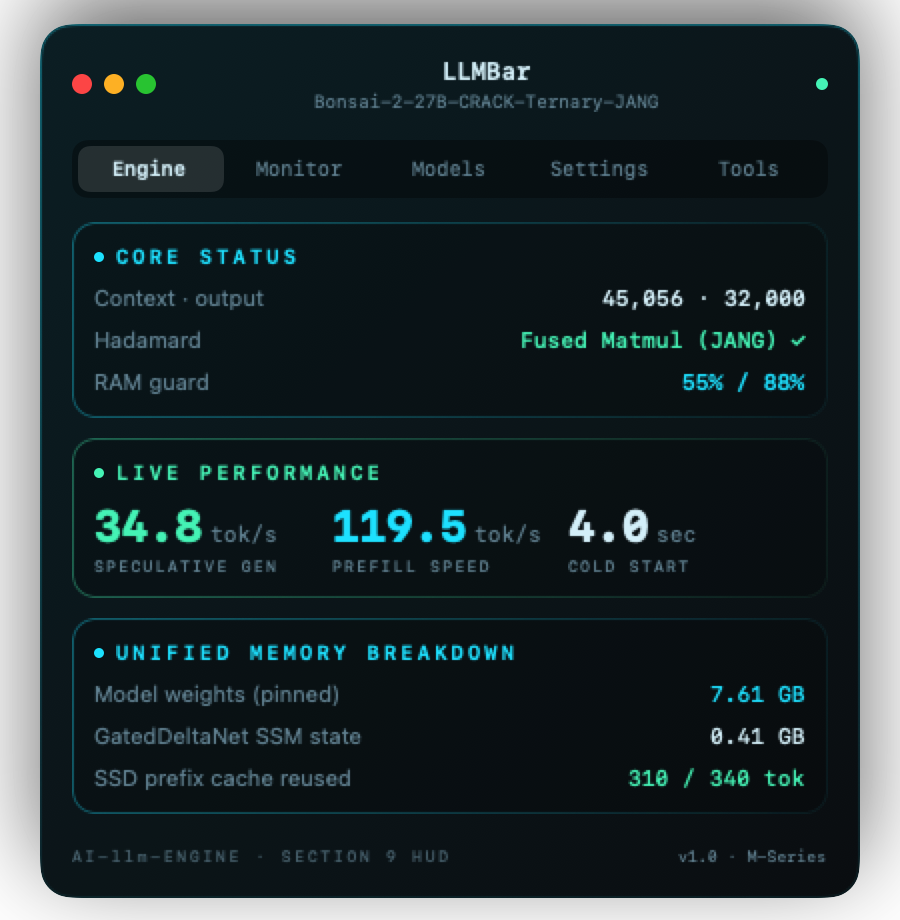
#> input picture docs/assets/screenshot-engine.png, 900 x 920 px
$ python make-tiles.py
#> lines starting #> are read from the running program, lines starting #| are printed output that depends on the picture
#!/usr/bin/env python3
"""Normalized README tiles from the screenshots.

The screenshots are different shapes, so side by side in the README they read as a pile rather than a set.
This puts every one of them on the same canvas at the same margin, so the row looks like one set, and trims
the dead field each one carries around its window. The canvas stays transparent: the window brings its own
shadow and the page shows through, in either GitHub theme.

    .venv/bin/python tools/make-tiles.py

Run it after regenerating any screenshot; it only reads docs/assets and writes docs/assets/tile-*.png.
"""
import os
import sys

from PIL import Image

ROOT = os.path.dirname(os.path.dirname(os.path.abspath(__file__)))
CANVAS = (1200, 900)              # 4:3, the shape the README grid is laid out in
MARGIN = 44
BACKGROUND = (0, 0, 0, 0)         # transparent: the window keeps its own shadow, the page shows through

TILES = [
    ("screenshot-engine.png", "tile-engine.png"),
    ("screenshot-editor-ide.png", "tile-editor.png"),
    ("screenshot-voice.png", "tile-voice.png"),
    ("screenshot-models.png", "tile-models.png"),
    ("screenshot-browser.png", "tile-browser.png"),
]


FLOOR = 80                        # alpha above this is the window, below it is the shadow fading out
HALO = 0.03                       # of the window's longest side: how much of that shadow to keep


def trim(im):
    """Finds the window inside a screenshot and keeps a little of its shadow.

    The screenshots carry a soft shadow that fades almost to nothing but still covers the whole canvas, so
    trimming at "any alpha at all" keeps the entire dead field around the window — which is what made the
    tiles look like small pictures swimming in black. This looks for pixels that really belong to the
    window, then grows the box by a fraction of its size so the shadow is not cut off flat.
    """
    a = im.getchannel("A") if im.mode == "RGBA" else im.convert("L")
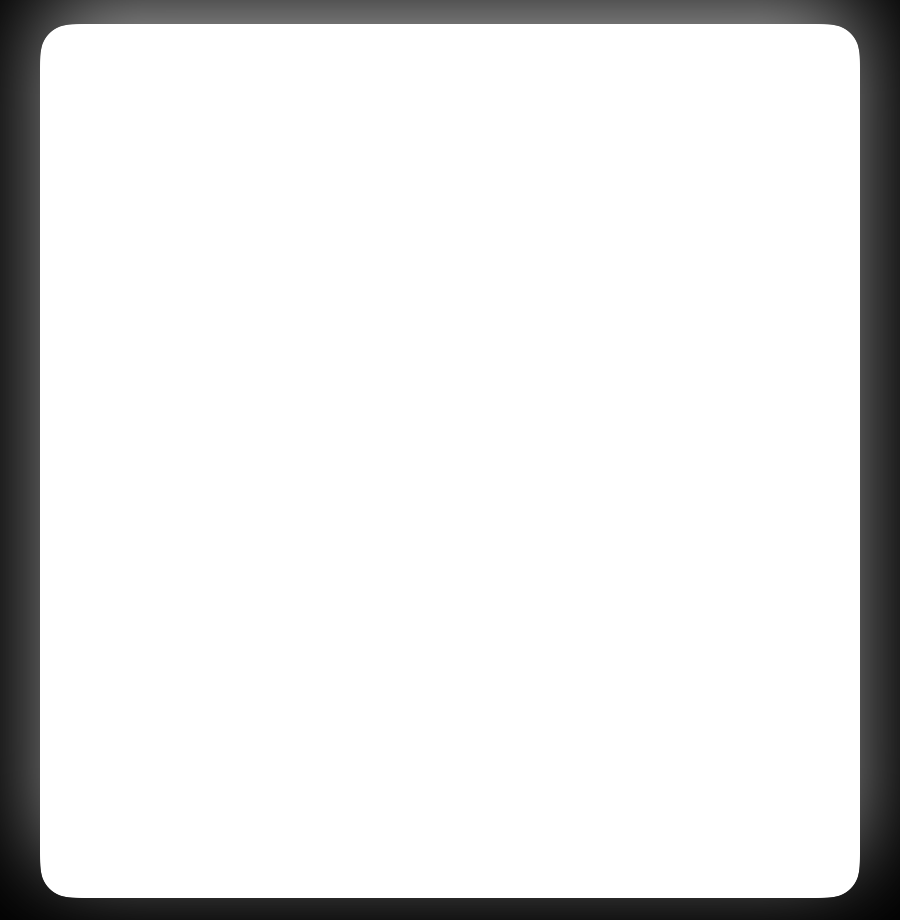
#> a: PIL image 900x920 L; min 4, max 255, mean 227.5
    box = a.point(lambda v: 255 if v > FLOOR else 0).getbbox()
#> box = (40, 0, 860, 898)
    if not box:
        return im
    pad = round(HALO * max(box[2] - box[0], box[3] - box[1]))
#> pad = 27
    return im.crop((max(0, box[0] - pad), max(0, box[1] - pad),
                    min(im.width, box[2] + pad), min(im.height, box[3] + pad)))
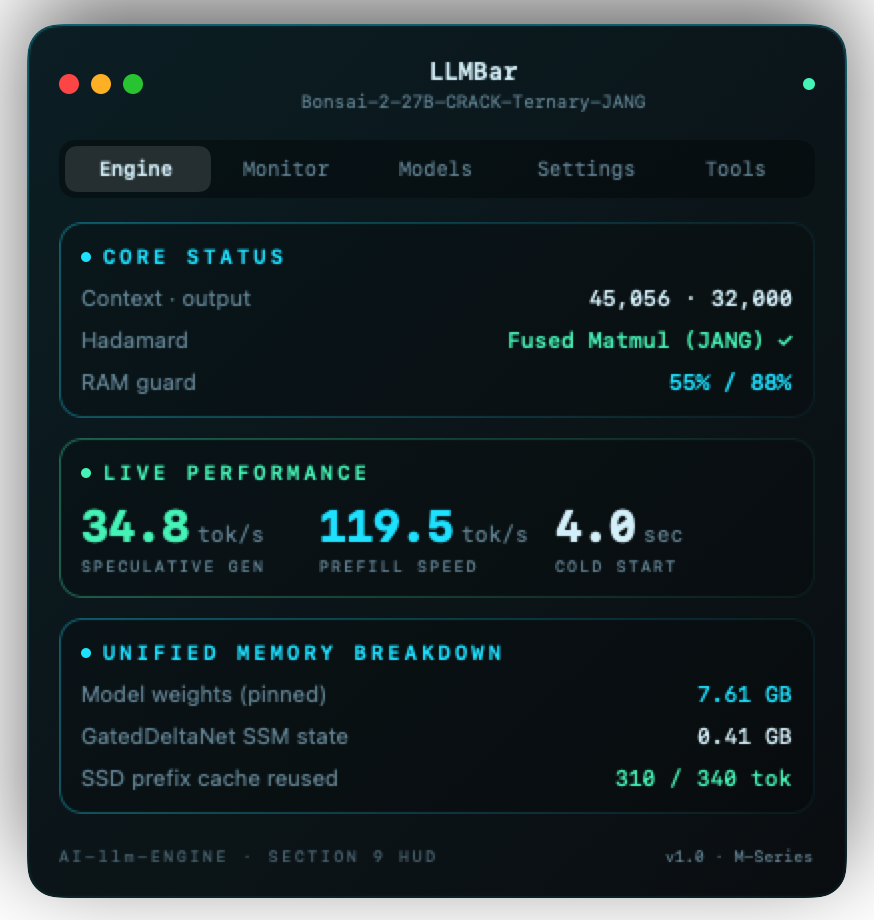
#> returned value: PIL image 874x920 RGBA; mean R, G, B, A 11.9, 23.7, 26.7, 233.3; transparent parts drawn white


def tile(src, dst):
    im = trim(Image.open(src).convert("RGBA"))
    room = (CANVAS[0] - 2 * MARGIN, CANVAS[1] - 2 * MARGIN)
    scale = min(room[0] / im.width, room[1] / im.height)
#> scale = 0.883
    im = im.resize((max(1, round(im.width * scale)), max(1, round(im.height * scale))), Image.LANCZOS)
    out = Image.new("RGBA", CANVAS, BACKGROUND)
#> out: PIL image 1200x900 RGBA; every value is 0
    out.paste(im, ((CANVAS[0] - im.width) // 2, (CANVAS[1] - im.height) // 2), im)
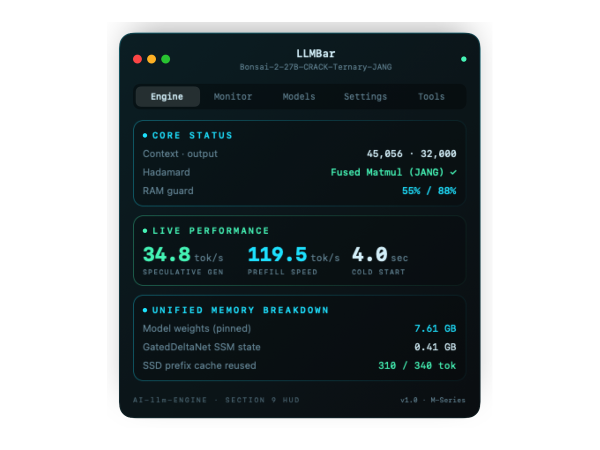
#> out: PIL image 1200x900 RGBA (shown at 1/2 size); mean R, G, B, A 6.9, 13.8, 15.5, 132.5; transparent parts drawn white
    out.save(dst)
    return im.size


def main():
    assets = os.path.join(ROOT, "docs", "assets")
    for src, dst in TILES:
        s = os.path.join(assets, src)
        if not os.path.exists(s):
            print(f"missing: {src}", file=sys.stderr)
            return 1
        w, h = tile(s, os.path.join(assets, dst))
        print(f"{dst}: {CANVAS[0]}x{CANVAS[1]} (content {w}x{h})")
#| tile-engine.png: 1200x900 (content 771x812)
#> pass 2 of the loop in main, `for src, dst in TILES:`:
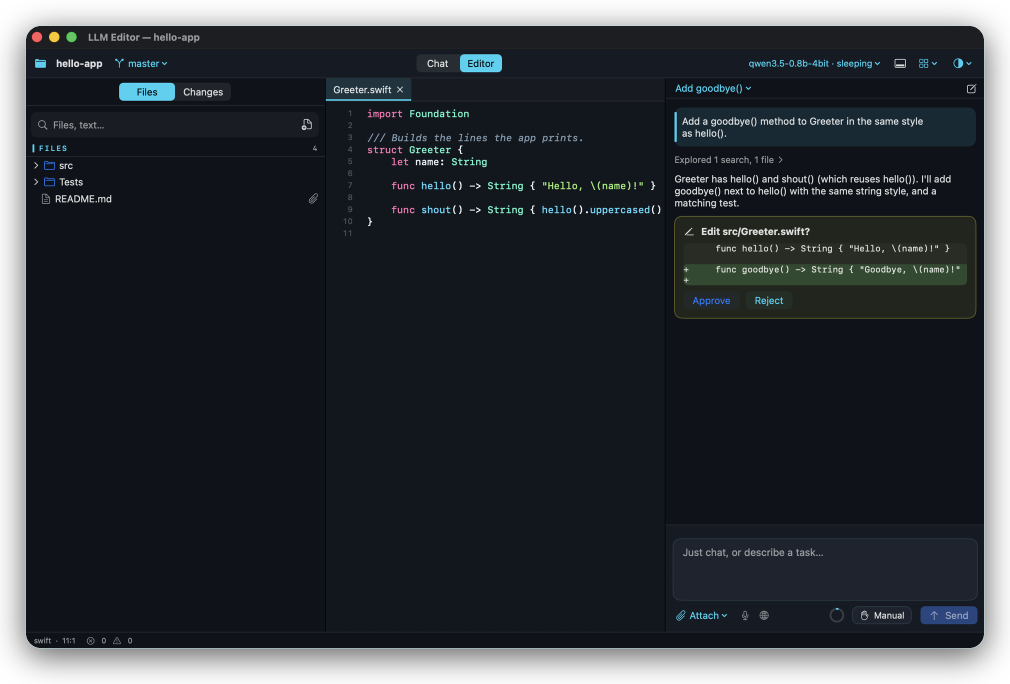
#> input picture docs/assets/screenshot-editor-ide.png, 2020 x 1368 px (shown at 1/2 size)
#> in trim (call 2), `a = im.getchannel("A") if im.mode == "RGBA" else im.convert("L")`:
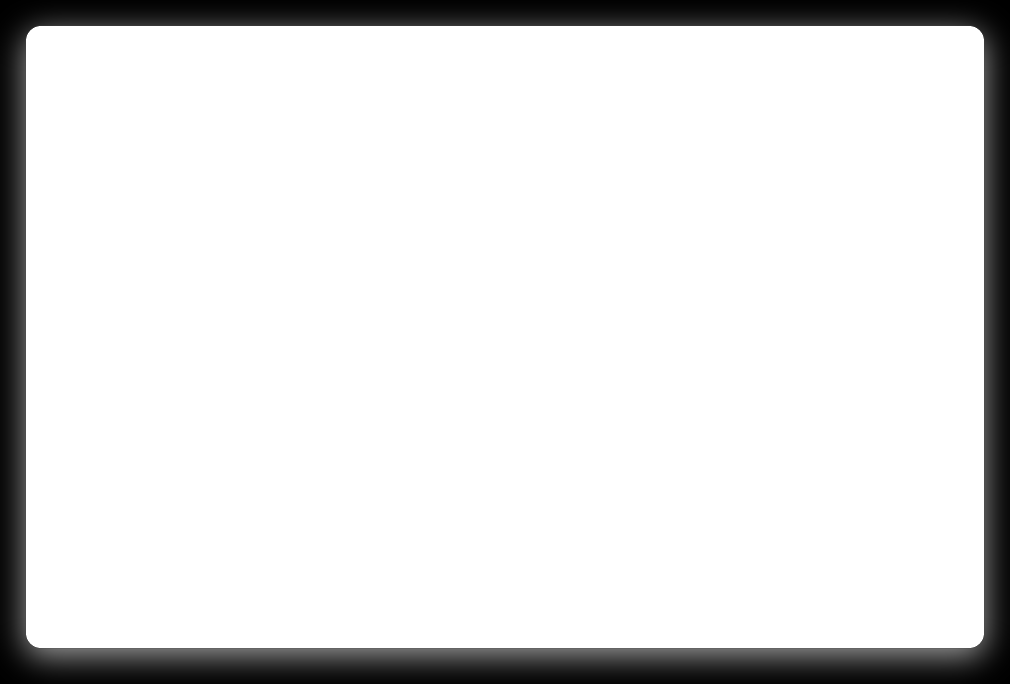
#> a: PIL image 2020x1368 L (shown at 1/2 size); min 0, max 255, mean 224.8
#> box = (52, 52, 1968, 1313)
#> pad = 57
#> in trim, returned value is the input picture: PIL image 2020x1368 RGBA; mean R, G, B, A 19, 23.7, 28.5, 224.8
#> im: PIL image 1112x753 RGBA
#> in tile (call 2), `out.paste(im, ((CANVAS[0] - im.width) // 2, (CANVAS[1] - im.height) //..`:
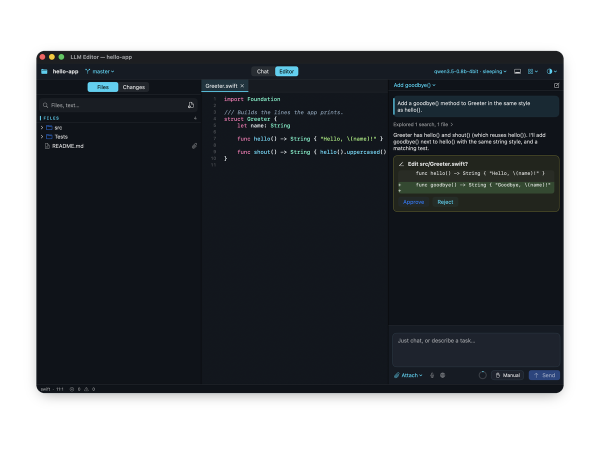
#> out: PIL image 1200x900 RGBA (shown at 1/2 size); mean R, G, B, A 14.7, 18.2, 22, 171.2; transparent parts drawn white
#| tile-editor.png: 1200x900 (content 1112x753)
#> pass 3 of the loop in main, `for src, dst in TILES:`:
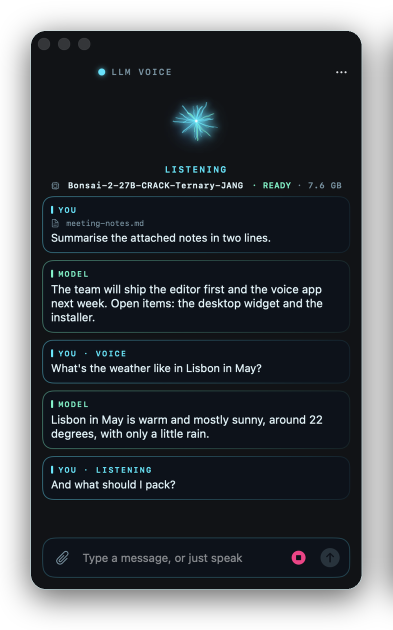
#> input picture docs/assets/screenshot-voice.png, 785 x 1260 px (shown at 1/2 size)
#> in trim (call 3), `a = im.getchannel("A") if im.mode == "RGBA" else im.convert("L")`:
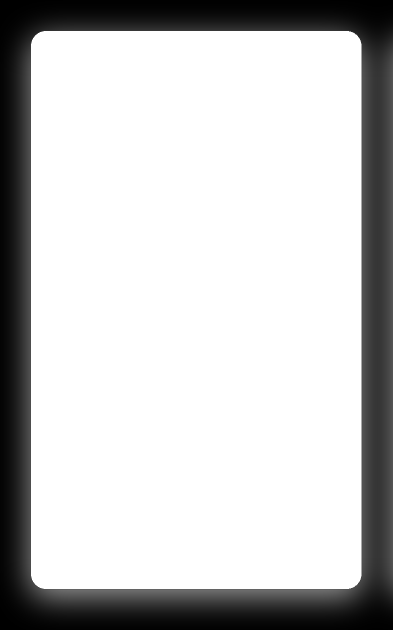
#> a: PIL image 785x1260 L (shown at 1/2 size); min 0, max 255, mean 199.8
#> box = (62, 62, 785, 1195)
#> pad = 34
#> im: PIL image 512x812 RGBA
#> in tile (call 3), `out.paste(im, ((CANVAS[0] - im.width) // 2, (CANVAS[1] - im.height) //..`:
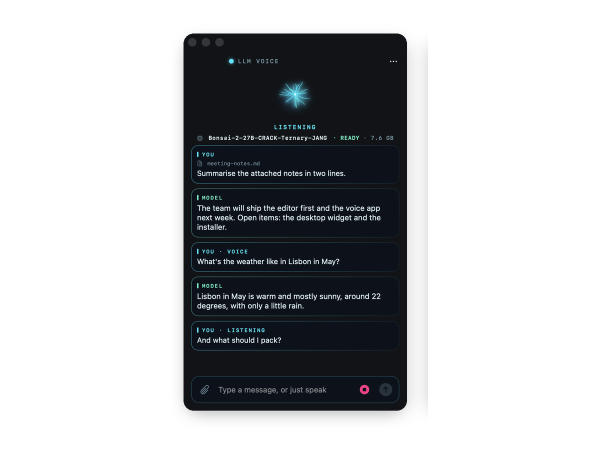
#> out: PIL image 1200x900 RGBA (shown at 1/2 size); mean R, G, B, A 7, 8.7, 10.5, 80.5; transparent parts drawn white
#| tile-voice.png: 1200x900 (content 512x812)
#> the loop made 4 passes; the first 3 are shown
    return 0


if __name__ == "__main__":
#> (the run stopped early here; a loop or call above may not have finished)
